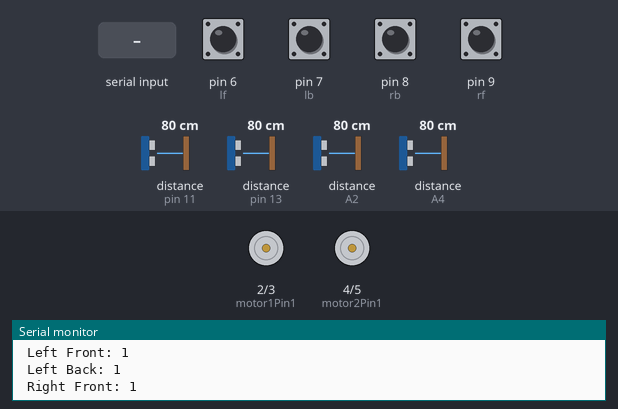
Bench run of a sketch on a simulated Arduino Uno, built with avr-gcc and run on an emulated ATmega328P. On the bench: motor-driver pin pairs drawn as motors (green arrow = first pin HIGH = forward, orange = second pin HIGH = backward, longer = more drive), the last lines printed to the serial monitor. Wiring (inferred from the names in the program): 4 × ultrasonic range finder: trigger pin 10, echo pin 11 / trigger pin 12, echo pin 13 / trigger A1, echo A2 / trigger A3, echo A4. The inputs (shaded band) are chosen by the test bench; at power-on: pin 6 (lf), pin 7 (lb), pin 8 (rb), pin 9 (rf) HIGH, distance to the obstacle (sensors on pin 11, pin 13, A2, A4) 80 cm. The echo pulse lasts 58.3 µs per cm.

Above: at 1.2 s.
1.3 s: "b" received over Serial
At 2.6 s:
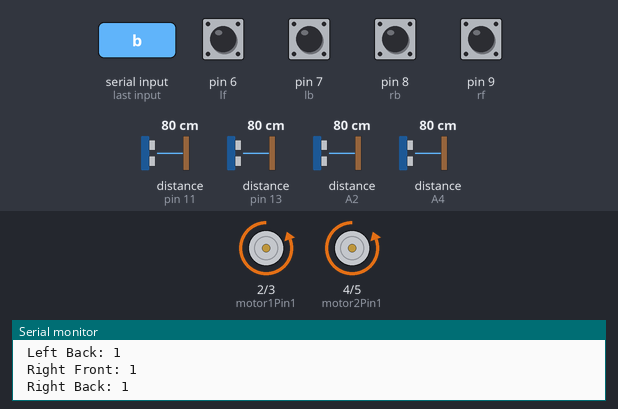
2.9 s: distance to the obstacle (sensor on pin 11) set to 2 cm
5.9 s: distance to the obstacle (sensor on pin 13) set to 2 cm
8.9 s: "r" received over Serial
At 9.8 s:
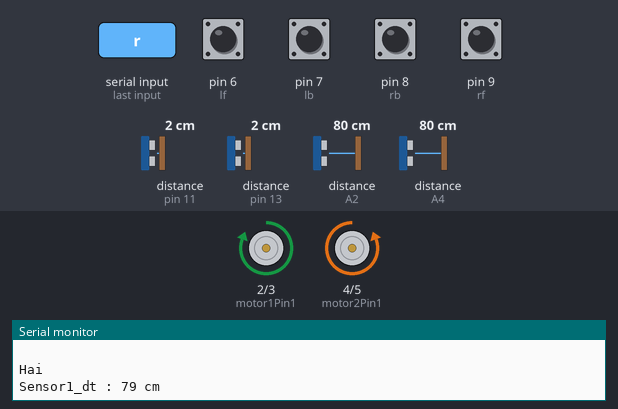
10.6 s: "f" received over Serial
At 11.2 s:
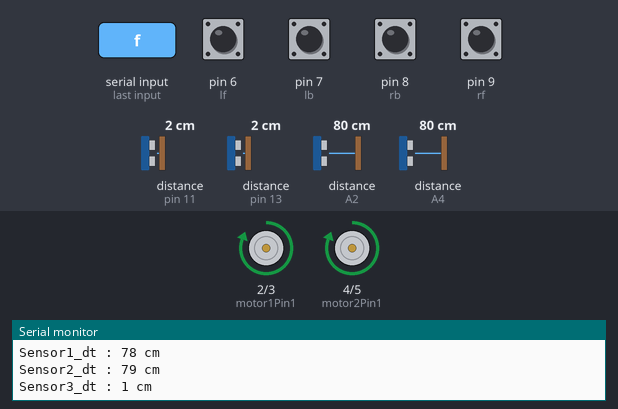
12.2 s: "l" received over Serial
At 13.8 s:
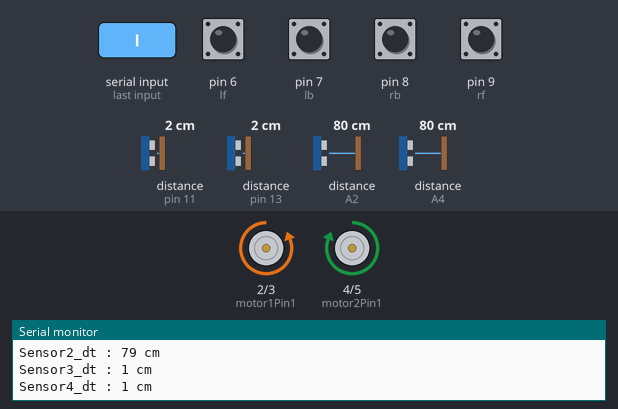
Timing chart, 0 to 14.9 s (numbered marks = the images above; inputs shaded):
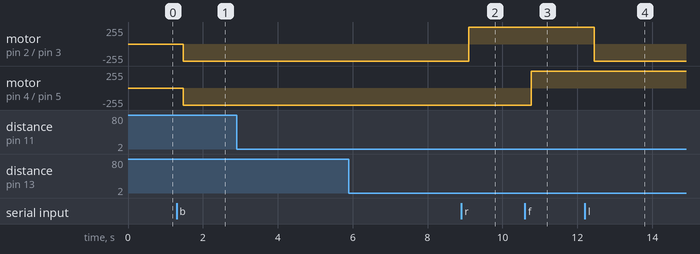

Measured:
- after the input at 1.3 s, motor on pin 2 (motor1Pin1) / pin 3 (motor1Pin2), motor on pin 4 (motor2Pin1) / pin 5 (motor2Pin2): stopped → backward 255/255 after 0.17 s
- after the input at 8.9 s, motor on pin 2 (motor1Pin1) / pin 3 (motor1Pin2): backward 255/255 → forward 255/255 after 0.20 s
- after the input at 10.6 s, motor on pin 4 (motor2Pin1) / pin 5 (motor2Pin2): backward 255/255 → forward 255/255 after 0.17 s
- after the input at 12.2 s, motor on pin 2 (motor1Pin1) / pin 3 (motor1Pin2): forward 255/255 → backward 255/255 after 0.24 s

The sketch:

e-wheel_chair.ino
```cpp
void Front();
void Back();
void Right();
void Left();
void Stop();

// LEFT MOTOR pin set up
int motor1Pin1 = 2;
int motor1Pin2 = 3;

// RIGHT MOTOR pin set up
int motor2Pin1 = 4;
int motor2Pin2 = 5;

// Left side button setup
int lf = 6;
int lb = 7;
// Right side button setup
int rb = 8;
int rf = 9;

// Bluetooth data input
int data;
int datai;

//Analog pin to Digital pin conversion for Sensor
#define trigPin1 A1   // Trigger pin setup for sensor1
#define echoPin1 A2   // Echo pin setup for sensor1
#define trigPin2 A3   // Trigger pin setup for sensor2
#define echoPin2 A4   // Echo pin setup for sensor2

const int trigPin3 = 10;  // Trigger pin setup for sensor3
const int echoPin3 = 11;  // Echo pin setup for sensor3

const int trigPin4 = 12;  // Trigger pin setup for sensor4
const int echoPin4 = 13;  // Echo pin setup for sensor4

int duration;
int distance;

void setup() {
  Serial.begin(9600);
  pinMode(motor1Pin1, OUTPUT);
  pinMode(motor1Pin2, OUTPUT);
  pinMode(motor2Pin1, OUTPUT);
  pinMode(motor2Pin2, OUTPUT);

  pinMode(lf, INPUT_PULLUP);
  pinMode(lb, INPUT_PULLUP);
  pinMode(rf, INPUT_PULLUP);
  pinMode(rb, INPUT_PULLUP);

  pinMode(data,INPUT_PULLUP);  // Deals with the bluetooth variable

                                // Start serial communication for sensor1
  pinMode(trigPin1, OUTPUT);    //Ultrasonic
  pinMode(echoPin1, INPUT);     //Ultrasonic

                                // Start serial communication for sensor2
  pinMode(trigPin2, OUTPUT);    //Ultrasonic
  pinMode(echoPin2, INPUT);     //Ultrasonic

                               // Start serial communication for sensor3
  pinMode(trigPin3, OUTPUT);   //Ultrasonic
  pinMode(echoPin3, INPUT);    //Ultrasonic

                               // Start serial communication for sensor4
  pinMode(trigPin4, OUTPUT);   //Ultrasonic
  pinMode(echoPin4, INPUT);    //Ultrasonic

}

void loop() {
  Serial.println("Hai");
//Left side button
   int lfi = digitalRead(lf);
   int lbi = digitalRead(lb);
// Right side button
   int rfi = digitalRead(rf);
   int rbi = digitalRead(rb);

  data = Serial.read();
  if(data==102 || data==98 || data==114 || data==108 || data==115)
       datai=data;

   // Trigger the ultrasonic sensor1
  digitalWrite(trigPin1, LOW);
  delayMicroseconds(2);
  digitalWrite(trigPin1, HIGH);
  delayMicroseconds(10);
  digitalWrite(trigPin1, LOW);

  // Measure the echo time and calculate distance for ultrasonic sensor1
  long duration1 = pulseIn(echoPin1, HIGH);
  int sensor1_dt = duration1 * 0.034 / 2;

  // Print the distance to the Serial Monitor for ultrasonic sensor1
  Serial.print("Sensor1_dt : ");
  Serial.print(sensor1_dt);
  Serial.println(" cm");

   // Trigger the ultrasonic sensor2
  digitalWrite(trigPin2, LOW);
  delayMicroseconds(2);
  digitalWrite(trigPin2, HIGH);
  delayMicroseconds(10);
  digitalWrite(trigPin2, LOW);

  // Measure the echo time and calculate distance for ultrasonic sensor2
  long duration2 = pulseIn(echoPin2, HIGH);
  int sensor2_dt = duration2 * 0.034 / 2;

  // Print the distance to the Serial Monitor
  Serial.print("Sensor2_dt : ");
  Serial.print(sensor2_dt);
  Serial.println(" cm");

   // Trigger the ultrasonic sensor3
  digitalWrite(trigPin3, LOW);
  delayMicroseconds(2);
  digitalWrite(trigPin3, HIGH);
  delayMicroseconds(10);
  digitalWrite(trigPin3, LOW);

  // Measure the echo time and calculate distance for ultrasonic sensor3
  long duration3 = pulseIn(echoPin3, HIGH);
  int sensor3_dt = duration3 * 0.034 / 2;

  // Print the distance to the Serial Monitor
  Serial.print("Sensor3_dt : ");
  Serial.print(sensor3_dt);
  Serial.println(" cm");

   // Trigger the ultrasonic sensor4
  digitalWrite(trigPin4, LOW);
  delayMicroseconds(2);
  digitalWrite(trigPin4, HIGH);
  delayMicroseconds(10);
  digitalWrite(trigPin4, LOW);

  // Measure the echo time and calculate distance for ultrasonic sensor2
  long duration4 = pulseIn(echoPin4, HIGH);
  int sensor4_dt = duration4 * 0.034 / 2;

  // Print the distance to the Serial Monitor
  Serial.print("Sensor4_dt : ");
  Serial.print(sensor4_dt);
  Serial.println(" cm");

 Serial.print("\n Left Front: ");
 Serial.print(lfi);
 Serial.print("\n Left Back: ");
 Serial.print(lbi);
 Serial.print("\n Right Front: ");
 Serial.print(rfi);
 Serial.print("\n Right Back: ");
 Serial.print(rbi);
 Serial.print("\n \n");

  if(((lfi==LOW && lbi==HIGH) && (rfi==LOW && rbi==HIGH)) && (datai==102 || datai==98 || datai==114 || datai==108 || datai==115)){
    if((sensor1_dt <= 30 || sensor2_dt <= 30) || (sensor3_dt >= 15 || sensor4_dt >= 15)){
     Stop();
      if((lfi==HIGH && lbi==LOW) && (rfi==HIGH && rbi==LOW) || ( datai==98)){
        Back();
      }
      else{
        Stop();
      }
    }
    else{
      Front();
    }
  }
  else if(((lfi==HIGH && lbi==LOW) && (rfi==HIGH && rbi==LOW)) && (datai==102 || datai==98 || datai==114 || datai==108 || datai==115)){
      Back();
  }
  else if(((lfi==LOW && lbi==HIGH) && (rfi==HIGH && rbi==LOW)) && (datai==102 || datai==98 || datai==114 || datai==108 || datai==115)){
    if((sensor1_dt <= 30 || sensor2_dt <= 30 ) || (sensor3_dt >= 15 || sensor4_dt >= 15)){
     Stop();
      if((lfi==HIGH && lbi==LOW) && (rfi==HIGH && rbi==LOW) || ( datai==98)){
        Back();
      }
      else{
        Stop();
      }
    }
    else{
      Right();
    }
  }
  else if(((lfi==HIGH && lbi==LOW) && (rfi==LOW && rbi==HIGH)) && (datai==102 || datai==98 || datai==114 || datai==108 || datai==115)){
    if((sensor1_dt <= 30 || sensor2_dt <= 30) && (sensor3_dt >= 15 || sensor4_dt >= 15)){
     Stop();
      if((lfi==HIGH && lbi==LOW) && (rfi==HIGH && rbi==LOW) || ( datai==98)){
        Back();
      }
      else{
        Stop();
      }
    }
    else{
      Left();
    }
  }
  else if(((lfi==LOW && lbi==HIGH) && (rfi==LOW && rbi==HIGH)) || (datai==102)){
    if((sensor1_dt <= 30 || sensor2_dt <= 30) || (sensor3_dt >= 15 || sensor4_dt >= 15)){
     Stop();
      if((lfi==HIGH && lbi==LOW) && (rfi==HIGH && rbi==LOW) || ( datai==98)){
        Back();
      }
      else{
        Stop();
      }
    }
    else{
      Front();
    }
  }
  else if(((lfi==HIGH && lbi==LOW) && (rfi==HIGH && rbi==LOW)) || (datai==98)){
      Back();
  }
  else if(((lfi==LOW && lbi==HIGH) && (rfi==HIGH && rbi==LOW)) || (datai==114)){
    if((sensor1_dt <= 30 || sensor2_dt <= 30 ) || (sensor3_dt >= 15 || sensor4_dt >= 15)){
     Stop();
      if((lfi==HIGH && lbi==LOW) && (rfi==HIGH && rbi==LOW) || ( datai==98)){
        Back();
      }
      else{
        Stop();
      }
    }
    else{
      Right();
    }
  }
  else if(((lfi==HIGH && lbi==LOW) && (rfi==LOW && rbi==HIGH)) || (datai==108)){
    if((sensor1_dt <= 30 || sensor2_dt <= 30 ) || (sensor3_dt >= 15 || sensor4_dt >= 15)){
     Stop();
      if((lfi==HIGH && lbi==LOW) && (rfi==HIGH && rbi==LOW) || ( datai==98)){
        Back();
      }
      else{
        Stop();
      }
    }
    else{
      Left();
    }
  }
  else if(((lfi==HIGH && lbi==HIGH) && (rfi==HIGH && rbi==HIGH)) || (datai==115)){
    Stop();
  }
  else if(((lfi==LOW && lbi==LOW) && (rfi==HIGH && rbi==HIGH)) || (datai==102 || datai==98 || datai==114 || datai==108 || datai==115))  {
    Stop();
  }
  else if(((lfi==HIGH && lbi==HIGH) && (rfi==LOW && rbi==LOW)) || (datai==102 || datai==98 || datai==114 || datai==108 || datai==115))  {
    Stop();
  }
  else if(((lfi==LOW && lbi==LOW) && (rfi==LOW && rbi==LOW)) || (datai==102 || datai==98 || datai==114 || datai==108 || datai==115))  {
    Stop();
  }
  else {     // If any of the conditions above is not satisfied , then just STOP
    Stop();
  }
}
void Front(){
 digitalWrite(motor1Pin1, HIGH);
 digitalWrite(motor1Pin2, LOW);
 digitalWrite(motor2Pin1, HIGH);
 digitalWrite(motor2Pin2, LOW);
}
void Back(){
 digitalWrite(motor1Pin1, LOW);
 digitalWrite(motor1Pin2, HIGH);
 digitalWrite(motor2Pin1, LOW);
 digitalWrite(motor2Pin2, HIGH);
}
void Left(){
 digitalWrite(motor1Pin1, LOW);
 digitalWrite(motor1Pin2, HIGH);
 digitalWrite(motor2Pin1, HIGH);
 digitalWrite(motor2Pin2, LOW);
}
void Right(){
 digitalWrite(motor1Pin1, HIGH);
 digitalWrite(motor1Pin2, LOW);
 digitalWrite(motor2Pin1, LOW);
 digitalWrite(motor2Pin2, HIGH);
}
void Stop(){
 digitalWrite(motor1Pin1, LOW);
 digitalWrite(motor1Pin2, LOW);
 digitalWrite(motor2Pin1, LOW);
 digitalWrite(motor2Pin2, LOW);
}
```
